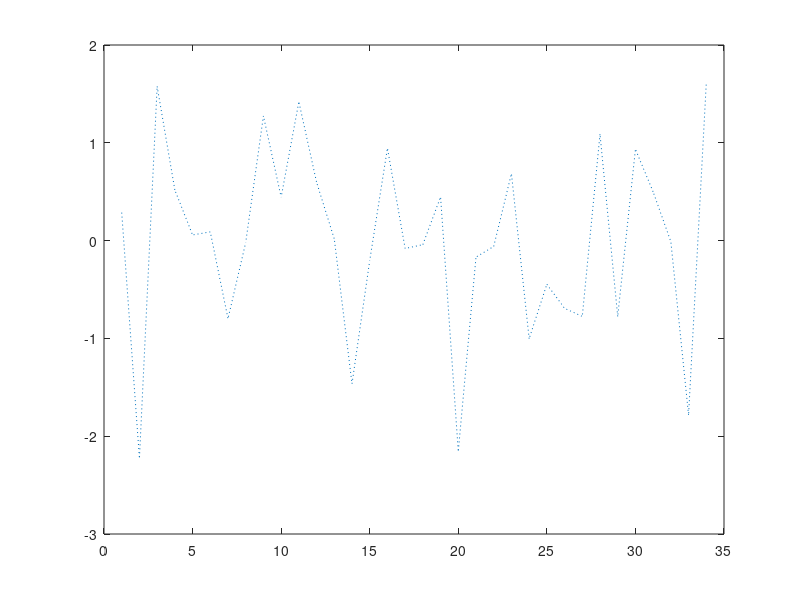

Reproduce this figure in MATLAB. (Note: this script raises an error after producing the figure.)
% Generate a random signal and smooth it using sgolay. Specify a polynomial order of 3 and a frame length of 11. Plot the original and smoothed signals.
%rng(1)
lx = 34;           % lenght
x  = randn(lx, 1); % signal

% Use sgolay to smooth the signal. Use 11-sample frames and third order polynomials.

order    = 3;
framelen = 11;
frame_half_len = (framelen - 1) / 2;

modes = ["mirror" "constant" "nearest" "wrap" "classic" "default"]

plot(x,':');
hold on
for i = 1:6
    smoothed_data = sgolayfilt(x, order, framelen, modes(i),'yes');
    plot(smoothed_data,'-+');
end
%plot(smoothed_data,'.-');
[FIRFiltersCoeff, MatrixOfDiffFilter, frame_half_len] =  SavitzkyGolayFIR(order, framelen);
% Compute the steady-state portion of the signal by convolving it with the center row of b.
ycenter = conv(x,FIRFiltersCoeff(frame_half_len,:),'same');

plot(ycenter)

%Samples close to the signal edges cannot be placed at the center of a symmetric window and have to be treated differently.
%To determine the startup transient, matrix multiply the first (framelen-1)/2 rows of B by the first framelen samples of the signal.
ybeg = FIRFiltersCoeff(1:frame_half_len,:) * x(1:framelen);
%To determine the terminal transient, matrix multiply the final (framelen-1)/2 rows of B by the final framelen samples of the signal.
yend = FIRFiltersCoeff(framelen-frame_half_len+1:framelen,:) * x(lx-framelen+1:lx);

%Concatenate the transients and the steady-state portion to generate the complete signal.
cmplt                         = ycenter;
cmplt(1:frame_half_len)       = ybeg;
cmplt(lx-frame_half_len+1:lx) = yend;

plot(cmplt,'.-');
legend('Signal',"mirror","constant","nearest","wrap","classic","def",'Steady','complete');

